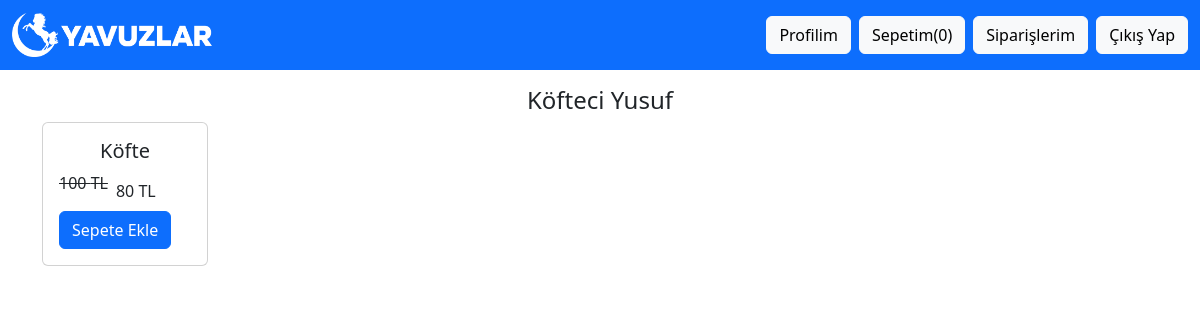
/app/restaurant.php?id=1 (signed in), run on the app's committed database.
### tables this page shows
CREATE TABLE `restaurant` (
  `id` int NOT NULL,
  `company_id` int NOT NULL,
  `name` text NOT NULL,
  `description` text NOT NULL,
  `image_path` text NOT NULL,
  `created_at` datetime NOT NULL
);

CREATE TABLE `food` (
  `id` int NOT NULL,
  `restaurant_id` int NOT NULL,
  `name` text NOT NULL,
  `description` text NOT NULL,
  `image_path` text NOT NULL,
  `price` float NOT NULL,
  `discount` float NOT NULL,
  `created_at` datetime NOT NULL,
  `deleted_at` datetime DEFAULT NULL
);

### app/functions/db.php (called while the page is built, shortened)
<?php
class Database
{
  private $pdo;
  public function __construct()
  {
    $dsn = 'mysql:host=db;port=3306;dbname=yavuzlaryemek';
    $username = 'root';
    $password = 'admin';
    try {
      $this->pdo = new PDO($dsn, $username, $password);
      $this->pdo->setAttribute(PDO::ATTR_ERRMODE, PDO::ERRMODE_EXCEPTION);
    } catch (PDOException $e) {
      die("Connection failed: " . $e->getMessage());
    }
  }
  public function prepare($sql)
  {
    return $this->pdo->prepare($sql);
  }
}
$db = new Database();
?>

### app/restaurant.php (the view, shortened to what this page needs)
<?php
include "functions/db.php";
$stmt = $db->prepare("SELECT * FROM restaurant WHERE id = :id");
$stmt->bindParam(":id", $_GET["id"]);
$stmt->execute();
$restaurant = $stmt->fetch();
$stmt = $db->prepare("SELECT * FROM food WHERE restaurant_id = :restaurant_id");
$stmt->bindParam(":restaurant_id", $_GET["id"]);
$stmt->execute();
$foods = $stmt->fetchAll();
$cardCount = 0;
?>
<!DOCTYPE html>
<html lang="en">
<head>
  <link rel="stylesheet" href="https://cdnjs.cloudflare.com/ajax/libs/bootstrap/5.3.3/css/bootstrap.min.css"
 />
</head>
<body>
  <nav class="navbar navbar-expand-lg navbar-dark bg-primary">
    <div class="container-fluid">
      <a class="navbar-brand" href="/">
        <img src="/img/yavuzlar.png" width="200">
      </a>
      <div class="d-flex">
        <a href="/profile.php" class="btn btn-light me-2">Profilim</a>
        <a href="/cart.php" class="btn btn-light me-2">Sepetim(<?php echo $cardCount ?>)</a>
        <a href="/orders.php" class="btn btn-light me-2">Siparişlerim</a>
        <a href="/logout.php" class="btn btn-light">Çıkış Yap</a>
      </div>
    </div>
  </nav>
  <div class="container mt-3">
    <h4 class="text-center"><?php echo $restaurant["name"] ?></h4>
    <div class="row">
      <?php foreach ($foods as $food): ?>
        <div class="col-md-2 mb-4">
          <div class="card" style="width: 100%;">
            <div class="card-body">
              <h5 class="card-title text-center"><?php echo $food['name']; ?></h5>
              <div class="d-flex align-items-center">
                <p class="card-text text-decoration-line-through me-2"><?php echo $food['price']; ?> TL</p>
                <p class="card-text"><?php echo $food['price'] - $food["discount"]; ?> TL</p>
              </div>
              <a href="/functions/add-to-cart.php?restaurantid=<?php echo $restaurant['id']; ?>&foodid=<?php echo $food["id"] ?>"
                class="btn btn-primary">Sepete Ekle</a>
            </div>
          </div>
        </div>
      <?php endforeach; ?>
    </div>
  </div>
</body>
</html>

### data on the page
restaurant: name "Köfteci Yusuf"
food: name "Köfte", price "100", $food['price'] - $food["discount"] "80"

### other printed values
$cardCount "0"
